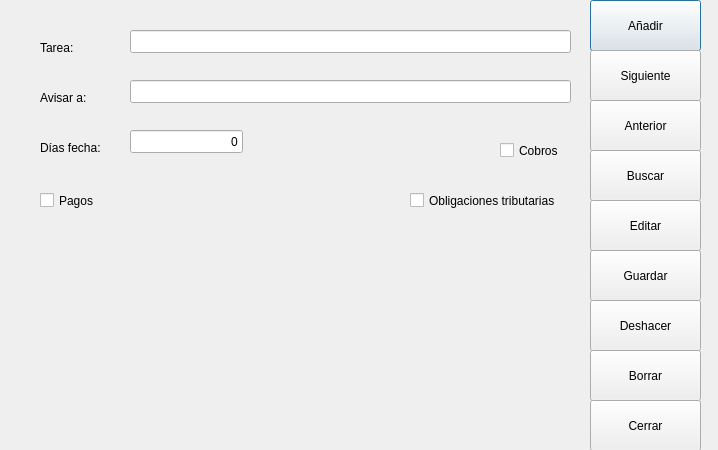
<?xml version="1.0" encoding="UTF-8"?>
<ui version="4.0">
 <class>FrmTareas</class>
 <widget class="QDialog" name="FrmTareas">
  <property name="geometry">
   <rect>
    <x>0</x>
    <y>0</y>
    <width>718</width>
    <height>450</height>
   </rect>
  </property>
  <property name="windowTitle">
   <string>Dialog</string>
  </property>
  <widget class="QLabel" name="label">
   <property name="geometry">
    <rect>
     <x>40</x>
     <y>40</y>
     <width>54</width>
     <height>15</height>
    </rect>
   </property>
   <property name="text">
    <string>Tarea:</string>
   </property>
  </widget>
  <widget class="QLabel" name="label_2">
   <property name="geometry">
    <rect>
     <x>40</x>
     <y>90</y>
     <width>54</width>
     <height>15</height>
    </rect>
   </property>
   <property name="text">
    <string>Avisar a:</string>
   </property>
  </widget>
  <widget class="QLabel" name="label_3">
   <property name="geometry">
    <rect>
     <x>40</x>
     <y>140</y>
     <width>71</width>
     <height>16</height>
    </rect>
   </property>
   <property name="text">
    <string>Días fecha:</string>
   </property>
  </widget>
  <widget class="QLineEdit" name="txtcTarea">
   <property name="geometry">
    <rect>
     <x>130</x>
     <y>30</y>
     <width>441</width>
     <height>23</height>
    </rect>
   </property>
  </widget>
  <widget class="QLineEdit" name="txtcAvisarA">
   <property name="geometry">
    <rect>
     <x>130</x>
     <y>80</y>
     <width>441</width>
     <height>23</height>
    </rect>
   </property>
  </widget>
  <widget class="QLineEdit" name="txtnDiasFecha">
   <property name="geometry">
    <rect>
     <x>130</x>
     <y>130</y>
     <width>113</width>
     <height>23</height>
    </rect>
   </property>
   <property name="text">
    <string>0</string>
   </property>
   <property name="alignment">
    <set>Qt::AlignRight|Qt::AlignTrailing|Qt::AlignVCenter</set>
   </property>
  </widget>
  <widget class="QCheckBox" name="chklPagos">
   <property name="geometry">
    <rect>
     <x>40</x>
     <y>190</y>
     <width>80</width>
     <height>21</height>
    </rect>
   </property>
   <property name="text">
    <string>Pagos</string>
   </property>
  </widget>
  <widget class="QCheckBox" name="chklCobros">
   <property name="geometry">
    <rect>
     <x>500</x>
     <y>140</y>
     <width>80</width>
     <height>21</height>
    </rect>
   </property>
   <property name="text">
    <string>Cobros</string>
   </property>
  </widget>
  <widget class="QCheckBox" name="chklObligacionesTributarias">
   <property name="geometry">
    <rect>
     <x>410</x>
     <y>190</y>
     <width>161</width>
     <height>21</height>
    </rect>
   </property>
   <property name="text">
    <string>Obligaciones tributarias</string>
   </property>
  </widget>
  <widget class="QPushButton" name="pushButton">
   <property name="geometry">
    <rect>
     <x>590</x>
     <y>0</y>
     <width>111</width>
     <height>51</height>
    </rect>
   </property>
   <property name="text">
    <string>Añadir</string>
   </property>
   <property name="icon">
    <iconset resource="terra.qrc">
     <normaloff>:/Icons/PNG/add.png</normaloff>:/Icons/PNG/add.png</iconset>
   </property>
  </widget>
  <widget class="QPushButton" name="pushButton_2">
   <property name="geometry">
    <rect>
     <x>590</x>
     <y>50</y>
     <width>111</width>
     <height>51</height>
    </rect>
   </property>
   <property name="text">
    <string>Siguiente</string>
   </property>
   <property name="icon">
    <iconset resource="terra.qrc">
     <normaloff>:/Icons/PNG/right.png</normaloff>:/Icons/PNG/right.png</iconset>
   </property>
  </widget>
  <widget class="QPushButton" name="pushButton_3">
   <property name="geometry">
    <rect>
     <x>590</x>
     <y>100</y>
     <width>111</width>
     <height>51</height>
    </rect>
   </property>
   <property name="text">
    <string>Anterior</string>
   </property>
   <property name="icon">
    <iconset resource="terra.qrc">
     <normaloff>:/Icons/PNG/left.png</normaloff>:/Icons/PNG/left.png</iconset>
   </property>
  </widget>
  <widget class="QPushButton" name="pushButton_4">
   <property name="geometry">
    <rect>
     <x>590</x>
     <y>150</y>
     <width>111</width>
     <height>51</height>
    </rect>
   </property>
   <property name="text">
    <string>Buscar</string>
   </property>
   <property name="icon">
    <iconset resource="terra.qrc">
     <normaloff>:/Icons/PNG/search.png</normaloff>:/Icons/PNG/search.png</iconset>
   </property>
  </widget>
  <widget class="QPushButton" name="pushButton_5">
   <property name="geometry">
    <rect>
     <x>590</x>
     <y>200</y>
     <width>111</width>
     <height>51</height>
    </rect>
   </property>
   <property name="text">
    <string>Editar</string>
   </property>
   <property name="icon">
    <iconset resource="terra.qrc">
     <normaloff>:/Icons/PNG/configuration.png</normaloff>:/Icons/PNG/configuration.png</iconset>
   </property>
  </widget>
  <widget class="QPushButton" name="pushButton_6">
   <property name="geometry">
    <rect>
     <x>590</x>
     <y>250</y>
     <width>111</width>
     <height>51</height>
    </rect>
   </property>
   <property name="text">
    <string>Guardar</string>
   </property>
   <property name="icon">
    <iconset resource="terra.qrc">
     <normaloff>:/Icons/PNG/datebase.png</normaloff>:/Icons/PNG/datebase.png</iconset>
   </property>
  </widget>
  <widget class="QPushButton" name="pushButton_7">
   <property name="geometry">
    <rect>
     <x>590</x>
     <y>300</y>
     <width>111</width>
     <height>51</height>
    </rect>
   </property>
   <property name="text">
    <string>Deshacer</string>
   </property>
   <property name="icon">
    <iconset resource="terra.qrc">
     <normaloff>:/Icons/PNG/refresh.png</normaloff>:/Icons/PNG/refresh.png</iconset>
   </property>
  </widget>
  <widget class="QPushButton" name="pushButton_8">
   <property name="geometry">
    <rect>
     <x>590</x>
     <y>350</y>
     <width>111</width>
     <height>51</height>
    </rect>
   </property>
   <property name="text">
    <string>Borrar</string>
   </property>
   <property name="icon">
    <iconset resource="terra.qrc">
     <normaloff>:/Icons/PNG/error.png</normaloff>:/Icons/PNG/error.png</iconset>
   </property>
  </widget>
  <widget class="QPushButton" name="pushButton_9">
   <property name="geometry">
    <rect>
     <x>590</x>
     <y>400</y>
     <width>111</width>
     <height>51</height>
    </rect>
   </property>
   <property name="text">
    <string>Cerrar</string>
   </property>
   <property name="icon">
    <iconset resource="terra.qrc">
     <normaloff>:/Icons/PNG/alert.png</normaloff>:/Icons/PNG/alert.png</iconset>
   </property>
  </widget>
 </widget>
 <resources>
  <include location="terra.qrc"/>
 </resources>
 <connections/>
</ui>
